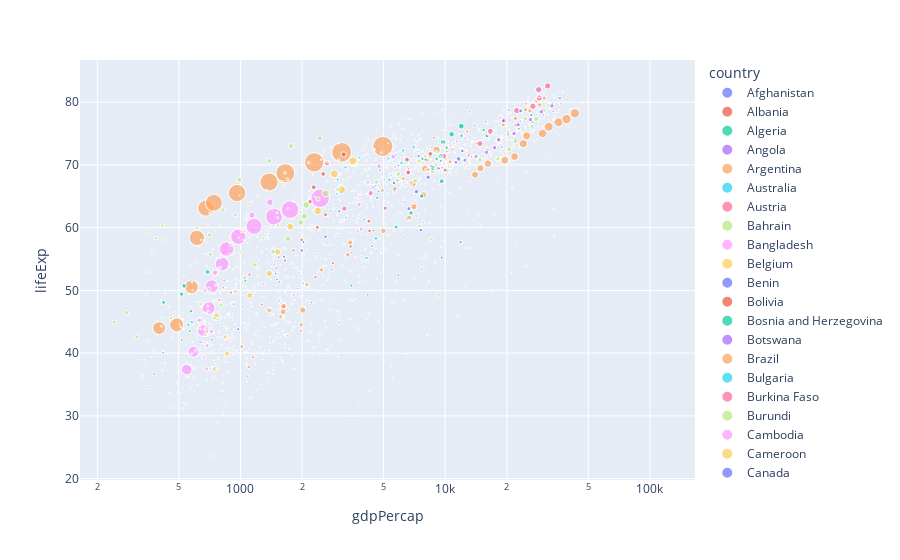

This figure's notebook cell:
### Markdown cell above
[Back to top](#Index:) 

### Problem 4

#### Logarithmic Transformation

Use `plotly` to create a scatter plot of the gapminder data with GDP on the $x$-axis and Life Expectancy on the $y$ axis, add color to each point based on the `country` column and size the points based on the population column.    Transform the $x$-axis using the `log_x` argument in the scatter function.

### Code cell
#your plot here
px.scatter(gapminder, x='gdpPercap', y='lifeExp', color='country', size='pop', log_x=True)
